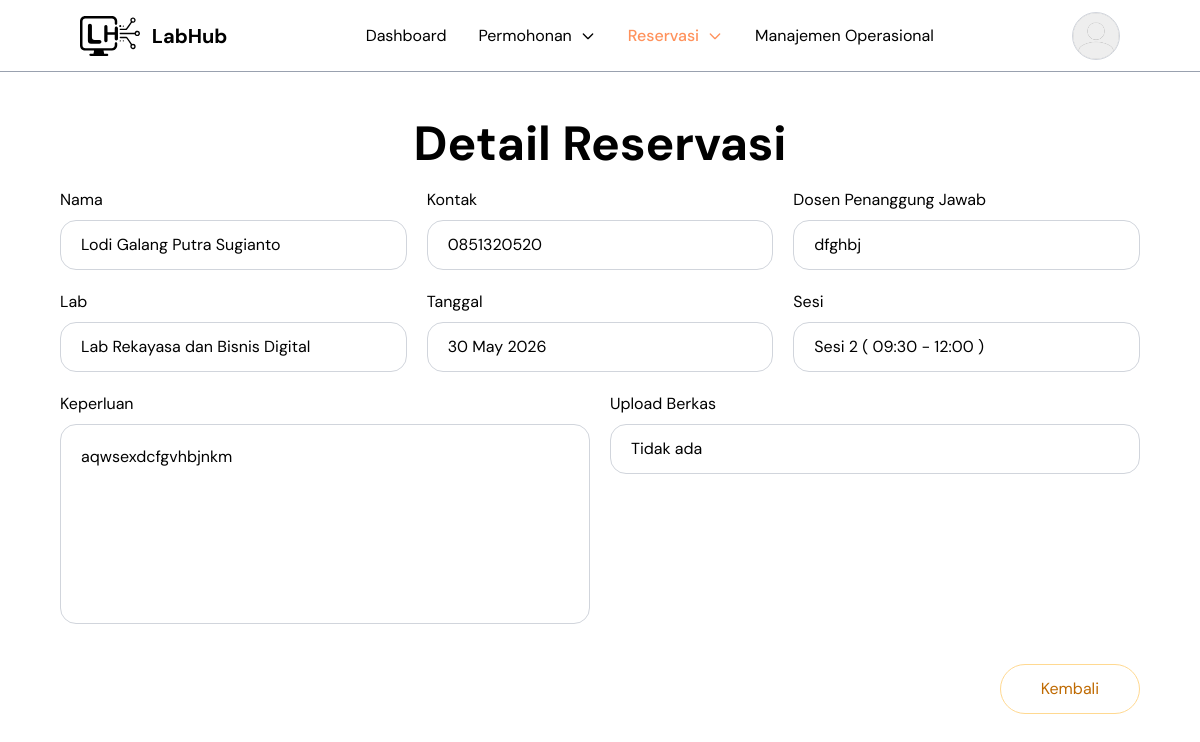
Page /admin/index.php?page=detail_reservasi&id=6&from=riwayat_reservasi (signed in) on the committed database.
### tables this page shows
CREATE TABLE `reservasi` (
  `id` int NOT NULL,
  `user_id` int NOT NULL,
  `jadwal_id` int NOT NULL,
  `kode_reservasi` varchar(100) DEFAULT NULL,
  `dosen_penanggung_jawab` varchar(100) NOT NULL,
  `kontak` varchar(30) NOT NULL,
  `keperluan` text NOT NULL,
  `berkas` varchar(255) DEFAULT NULL,
  `status` enum('Pending','Disetujui','Ditolak','Dibatalkan','Belum Ambil Kunci','Sedang Berlangsung','Selesai','Tidak Hadir') DEFAULT 'Pending',
  `created_at` timestamp NULL DEFAULT CURRENT_TIMESTAMP,
  `alasan_pembatalan` text,
  `email_h1_dikirim` datetime DEFAULT NULL
);

CREATE TABLE `users` (
  `id` int NOT NULL,
  `nama` varchar(100) NOT NULL,
  `email` varchar(100) NOT NULL,
  `password` varchar(255) NOT NULL,
  `foto_profile` varchar(255) DEFAULT NULL,
  `role` enum('user','admin') NOT NULL DEFAULT 'user',
  `status` enum('mahasiswa','dosen') NOT NULL,
  `npm` varchar(20) DEFAULT NULL,
  `program_studi_id` int DEFAULT NULL,
  `created_at` timestamp NULL DEFAULT CURRENT_TIMESTAMP,
  `reset_otp` varchar(10) DEFAULT NULL,
  `reset_otp_expired` datetime DEFAULT NULL,
  `reset_token` varchar(255) DEFAULT NULL
);

CREATE TABLE `labs` (
  `id` int NOT NULL,
  `nama_lab` varchar(100) NOT NULL,
  `kode_lab` varchar(10) NOT NULL,
  `kategori` varchar(100) DEFAULT NULL,
  `lokasi` varchar(100) DEFAULT NULL,
  `luas` int DEFAULT NULL,
  `kapasitas` int DEFAULT '0',
  `fasilitas` text,
  `deskripsi` text,
  `gambar` varchar(255) DEFAULT NULL,
  `jam_buka` time NOT NULL,
  `jam_tutup` time NOT NULL,
  `status` enum('Tersedia','Perbaikan','Non-aktif') DEFAULT 'Tersedia',
  `created_at` timestamp NULL DEFAULT CURRENT_TIMESTAMP,
  `slug` varchar(255) DEFAULT NULL
);

CREATE TABLE `jadwal` (
  `id` int NOT NULL,
  `lab_id` int NOT NULL,
  `tanggal` date NOT NULL,
  `sesi` varchar(50) NOT NULL,
  `jam_mulai` time NOT NULL,
  `jam_selesai` time NOT NULL,
  `created_at` timestamp NULL DEFAULT CURRENT_TIMESTAMP
);

### admin/pages/detail_reservasi.php (the view, shortened to what this page needs)
<?php
include __DIR__ . '/../../config/config.php';
$reservasiId =
    (int) $_GET['id'];
$from =
    $_GET['from']
    ?? 'dashboard';
$stmt =
    mysqli_prepare(
        $conn,
        "SELECT
            reservasi.id,
            reservasi.kontak,
            reservasi.dosen_penanggung_jawab,
            reservasi.keperluan,
            reservasi.berkas,
            reservasi.status,
            reservasi.alasan_pembatalan,
            users.nama,
            users.email,
            labs.nama_lab,
            jadwal.tanggal,
            jadwal.sesi,
            jadwal.jam_mulai,
            jadwal.jam_selesai
        FROM reservasi
        JOIN users
        ON reservasi.user_id = users.id
        JOIN jadwal
        ON reservasi.jadwal_id = jadwal.id
        JOIN labs
        ON jadwal.lab_id = labs.id
        WHERE reservasi.id = ?"
    );
mysqli_stmt_bind_param(
    $stmt,
    "i",
    $reservasiId
);
mysqli_stmt_execute(
    $stmt
);
$result =
    mysqli_stmt_get_result(
        $stmt
    );
$data =
    mysqli_fetch_assoc(
        $result
    );
?>
<section class="
    mt-20
    px-5
    md:px-15
    py-10
">
    <h1 class="
        text-center
        text-4xl
        md:text-5xl
        font-bold
        mb-5
    ">
        Detail Reservasi
    </h1>
    <div class="
        grid
        md:grid-cols-3
        gap-5
    ">
        <div>
            <label class="
                text-sm
                md:text-base
            ">
                Nama
            </label>
            <div class="
                mt-2
                border
                border-gray-300
                rounded-2xl
                px-5
                py-3
            ">
                <?= htmlspecialchars(
                    $data['nama']
                ) ?>
            </div>
        </div>
        <div>
            <label>
                Kontak
            </label>
            <div class="
                mt-2
                border
                border-gray-300
                rounded-2xl
                px-5
                py-3
            ">
                <?= htmlspecialchars(
                    $data['kontak']
                ) ?>
            </div>
        </div>
        <div>
            <label>
                Dosen Penanggung Jawab
            </label>
            <div class="
                mt-2
                border
                border-gray-300
                rounded-2xl
                px-5
                py-3
            ">
                <?= htmlspecialchars(
                    $data['dosen_penanggung_jawab']
                ) ?>
            </div>
        </div>
        <div>
            <label>
                Lab
            </label>
            <div class="
                mt-2
                border
                border-gray-300
                rounded-2xl
                px-5
                py-3
            ">
                <?= htmlspecialchars(
                    $data['nama_lab']
                ) ?>
            </div>
        </div>
        <div>
            <label>
                Tanggal
            </label>
            <div class="
                mt-2
                border
                border-gray-300
                rounded-2xl
                px-5
                py-3
            ">
                <?= date(
                    'd F Y',
                    strtotime(
                        $data['tanggal']
                    )
                ) ?>
            </div>
        </div>
        <div>
            <label>
                Sesi
            </label>
            <div class="
                mt-2
                border
                border-gray-300
                rounded-2xl
                px-5
                py-3
                whitespace-nowrap
            ">
                <?= htmlspecialchars(
                    $data['sesi']
                ) ?>
                (
                <?= substr(
                    $data['jam_mulai'],
                    0,
                    5
                ) ?>
                -
                <?= substr(
                    $data['jam_selesai'],
                    0,
                    5
                ) ?>
                )
            </div>
        </div>
    </div>
    <div class="
        grid
        lg:grid-cols-2
        gap-5
        mt-5
    ">
        <div>
            <label>
                Keperluan
            </label>
            <div class="
                mt-2
                border
                border-gray-300
                rounded-2xl
                p-5
                min-h-20
                lg:min-h-50
            ">
                <?= nl2br(
                    htmlspecialchars(
                        $data['keperluan']
                    )
                ) ?>
            </div>
        </div>
        <div class="grid md:grid-rows-2">
            <div>
                <label>
                    Upload Berkas
                </label>
                <div class="
                mt-2
                border
                border-gray-300
                rounded-2xl
                px-5
                py-3
            ">
                    <?php if (
                        !empty(
                        $data['berkas']
                    )
                    ): ?>
                        <a href="/assets/files/uploads/<?= urlencode($data['berkas']) ?>" target="_blank"
                            rel="noopener noreferrer" class="
                            text-blue-600
                            underline
                        ">
                            Lihat Berkas
                        </a>
                    <?php else: ?>
                        Tidak ada
                    <?php endif; ?>
                </div>
            </div>
        </div>
    </div>
    <?php if ($data['status'] == 'Pending'): ?>
        <form method="POST" class="
        flex
        justify-end
        gap-7.5
        lg:gap-5
        mt-10
        flex-wrap
    ">
            <a href="?page=<?= $from ?>" class="
                px-10
                py-3
                rounded-full
                border
                border-[#FFD991]
                text-[#BF6A02]
                hover:bg-[#FFD991]
            ">
                Kembali
            </a>
            <button type="submit" name="tolak" class="
                px-10
                py-3
                rounded-full
                bg-[#FDD3D0]
                text-[#EC221F]
                cursor-pointer
                hover:opacity-70
            ">
                Tolak
            </button>
            <button type="submit" name="terima" class="
                px-10
                py-3
                rounded-full
                bg-[#CFF7D3]
                text-[#14AE5C]
                cursor-pointer
                hover:opacity-70
            ">
                Terima
            </button>
        </form>
    <?php else: ?>
        <div class="
        flex
        justify-end
        mt-10
    ">
            <a href="?page=<?= $from ?>" class="
                px-10
                py-3
                rounded-full
                border
                border-[#FFD991]
                text-[#BF6A02]
                hover:bg-[#FFD991]
            ">
                Kembali
            </a>
        </div>
    <?php endif; ?>
</section>

### rows in the picture
reservasi: user.nama "Lodi Galang Putra Sugianto", kontak "0851320520", dosen_penanggung_jawab "dfghbj", labs.nama_lab "Lab Rekayasa dan Bisnis Digital", jadwal.tanggal "30 May 2026", jadwal.sesi "Sesi 2", jadwal.jam_mulai "09:30", jadwal.jam_selesai "12:00", keperluan "aqwsexdcfgvhbjnkm"
